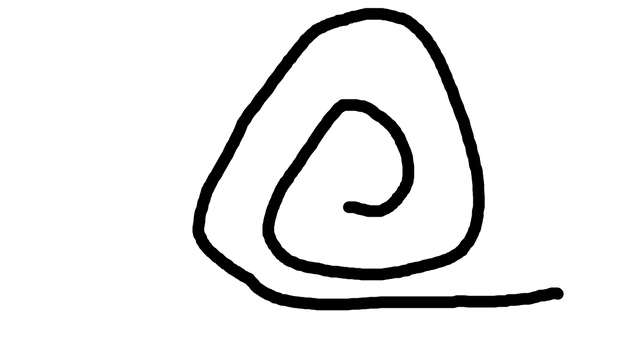
#> input picture images/Spirale.png, 640 x 360 px, shrunk from 1152 x 648 before the run
$ python visualization.py
#> lines starting #> are read from the running program, lines starting #| are printed output that depends on the picture; after the words box and inside, x2 and y2 are one past the last pixel; in counts of white or black regions, pixels touching at a corner belong together
### utils.py
import matplotlib.pyplot as plt
import numpy as np
from scipy.ndimage import binary_dilation


# [76 lines left out: functions bresenham, expand_obstacles, not called in this run]

def image_to_binary_matrix(image_path: str, threshold: int = 5, invert: bool = False):
    """
    Load an image and convert it to a binary matrix
    0 (free) or 1 (obstacle)
    """
    img = plt.imread(image_path)

    if img.ndim == 3:
        rgb = img[..., :3].astype(np.float32)

        if rgb.max() <= 1.0:
            rgb = rgb * 255.0

        gray = 0.2126 * rgb[..., 0] + 0.7152 * rgb[..., 1] + 0.0722 * rgb[..., 2]
    else:
        gray = img.astype(np.float32)
        if gray.max() <= 1.0:
            gray = gray * 255.0

    binary = (gray < threshold).astype(np.uint8)

    if invert:
        binary = 1 - binary

    return binary.tolist()


def select_start_end(matrix):
    from bug import Pose

    title = "Click START, then END (2 clicks)"
    grid = np.array(matrix, dtype=np.uint8)

    fig, ax = plt.subplots(figsize=(12, 10))
    ax.set_title(title)
    ax.set_aspect("equal")
    ax.imshow(grid, cmap="gray_r")

    print("\n=== Click START position, then END position on the map ===")
    clicks = plt.ginput(2, timeout=0)
    plt.close(fig)

    if len(clicks) < 2:
        print("That's not 2 points")
        select_start_end(matrix)

    start_pose = Pose(int(round(clicks[0][0])), int(round(clicks[0][1])))
    end_pose = Pose(int(round(clicks[1][0])), int(round(clicks[1][1])))

    print(f"Start: ({start_pose.x}, {start_pose.y})")
    print(f"End:   ({end_pose.x}, {end_pose.y})")

    return start_pose, end_pose

### visualization.py
import matplotlib.pyplot as plt
import matplotlib.animation as animation
import numpy as np
import argparse
from pathlib import Path

from bug import bug1, bug2
from utils import image_to_binary_matrix, select_start_end


# [89 lines left out: function visualize_bug1_vs_bug2, not called in this run]


if __name__ == "__main__":
	parser = argparse.ArgumentParser()
	parser.add_argument("image_path", nargs="?", default="images/Spirale.png")
	args = parser.parse_args()

	print("Usage: python3 visualization.py [image_path]")
	print("No file provided -> default: images/Spirale.png")
	images_dir = Path("images")
	if images_dir.is_dir():
		image_files = sorted(
			[
				path.name
				for path in images_dir.iterdir()
				if path.is_file() and path.suffix.lower() in {".png", ".jpg", ".jpeg", ".bmp", ".gif"}
			]
		)
		print("Available images in images/:")
		if image_files:
			for file_name in image_files:
				print(f" - {file_name}")
		else:
			print(" - (no image files found)")
	else:
		print("images/ directory not found")

	matrix = image_to_binary_matrix(args.image_path)
#> in image_to_binary_matrix, img is the input picture: shape (360, 640, 4) float32; mean R, G, B, A 0.922, 0.922, 0.922, 1
#> in image_to_binary_matrix, `binary = (gray < threshold).astype(np.uint8)`:
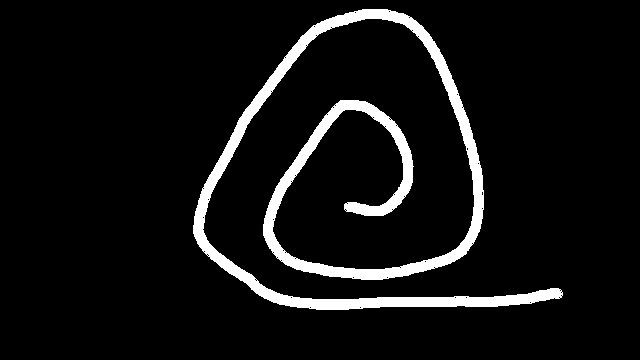
#> binary: shape (360, 640); values 0 (black) and 1 (white), 7% white; 1 white region, box (x1, y1, x2, y2) and area: (193, 9, 563, 310) 16013
#> matrix = 360 items

#> (the run stopped early here; a loop or call above may not have finished)

$ run again, with images/Obstacle.png copied over images/Spirale.png
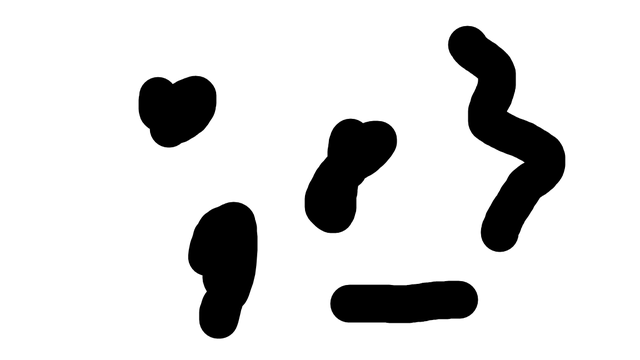
#> input picture images/Obstacle.png, 640 x 360 px, shrunk from 1152 x 648 before the run
#> in image_to_binary_matrix, img is the input picture: shape (360, 640, 4) float32; mean R, G, B, A 0.855, 0.855, 0.855, 1
#> in image_to_binary_matrix, `binary = (gray < threshold).astype(np.uint8)`:
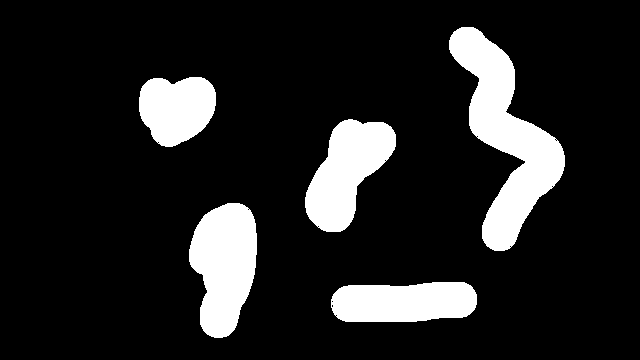
#> binary: shape (360, 640); values 0 (black) and 1 (white), 14% white; 5 white regions, box (x1, y1, x2, y2) and area: (449, 27, 565, 251) 10371, (189, 203, 257, 338) 6649, (305, 119, 396, 232) 5906, (331, 282, 477, 322) 5073, (139, 77, 216, 147) 4171
#> matrix = 360 items
